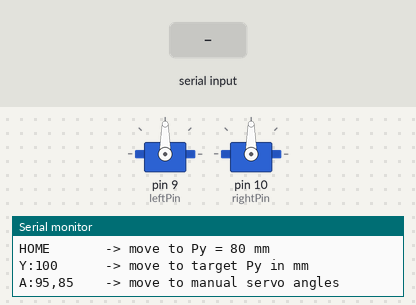
Recording of a sketch running on a simulated Arduino Uno, built with avr-gcc and run on an emulated ATmega328P. Parts: 2 × servo, the last lines printed to the serial monitor. The test bench sets the inputs (shaded band).

Above: at 1.2 s.
1.3 s: "A:,45\n" received over Serial
At 2.3 s:
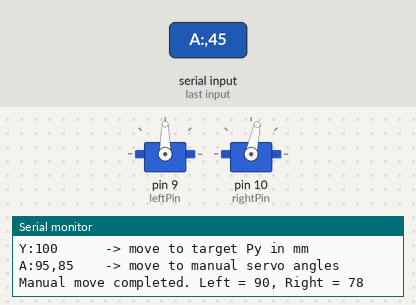
3.0 s: "HOME\n" received over Serial
At 3.5 s:
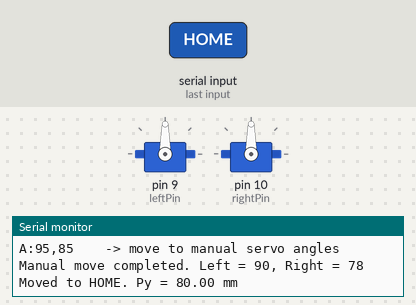
4.7 s: "Y:90\n" received over Serial
At 5.8 s:
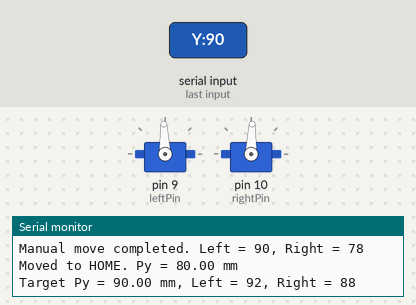
Timing chart, 0 to 7.7 s (numbered marks = the images above; inputs shaded):
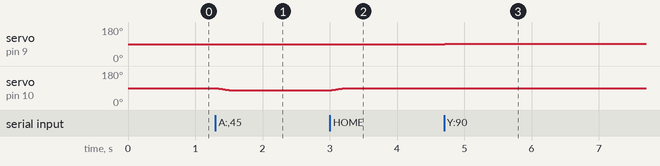

Measured:
- after the input at 1.3 s, servo on pin 10 (rightPin): moves from 90° to 78° over 0.22 s, starting at once
- after the input at 3.0 s, servo on pin 10 (rightPin): moves from 78° to 90° over 0.22 s, starting at once
- after the input at 4.7 s, servo on pin 9 (leftPin): 90° → 92° at once; servo on pin 10 (rightPin): 90° → 88° at once

The sketch:

sketch_may1a.ino
```cpp
#include <Servo.h>

Servo leftServo;
Servo rightServo;

const int leftPin = 9;
const int rightPin = 10;

// Current servo positions
int currentLeft = 90;
int currentRight = 90;

// Home position calibration
const int homeLeft = 90;
const int homeRight = 90;
const float homePy = 80.0;

// Safe workspace limits
const float minPy = 80.0;
const float maxPy = 120.0;

const int minLeft = 90;
const int maxLeft = 102;

const int minRight = 78;
const int maxRight = 90;

// Smooth motion speed
const int stepDelay = 20;

// Experimental calibration table
const int numberOfPoints = 4;

float pyTable[numberOfPoints] = {
  80.0,
  105.0,
  115.0,
  120.0
};

int leftTable[numberOfPoints] = {
  90,
  95,
  100,
  102
};

int rightTable[numberOfPoints] = {
  90,
  85,
  80,
  78
};

void setup() {
  Serial.begin(9600);

  leftServo.attach(leftPin);
  rightServo.attach(rightPin);

  moveSmooth(homeLeft, homeRight);

  Serial.println("Arduino ready.");
  Serial.println("Commands:");
  Serial.println("HOME       -> move to Py = 80 mm");
  Serial.println("Y:100      -> move to target Py in mm");
  Serial.println("A:95,85    -> move to manual servo angles");
}

void loop() {
  if (Serial.available()) {
    String data = Serial.readStringUntil('\n');
    data.trim();

    if (data.length() == 0) {
      return;
    }

    data.toUpperCase();

    if (data == "HOME") {
      moveToHome();
      return;
    }

    if (data.startsWith("Y:")) {
      float targetPy = data.substring(2).toFloat();
      moveToPy(targetPy);
      return;
    }

    if (data.startsWith("A:")) {
      moveToManualAngles(data.substring(2));
      return;
    }

    Serial.println("Invalid command.");
    Serial.println("Use HOME, Y:100, or A:95,85");
  }
}

void moveToHome() {
  moveSmooth(homeLeft, homeRight);

  Serial.print("Moved to HOME. Py = ");
  Serial.print(homePy);
  Serial.println(" mm");
}

void moveToPy(float targetPy) {
  targetPy = constrain(targetPy, minPy, maxPy);

  int targetLeft = interpolateServo(targetPy, pyTable, leftTable);
  int targetRight = interpolateServo(targetPy, pyTable, rightTable);

  targetLeft = constrain(targetLeft, minLeft, maxLeft);
  targetRight = constrain(targetRight, minRight, maxRight);

  moveSmooth(targetLeft, targetRight);

  Serial.print("Target Py = ");
  Serial.print(targetPy);
  Serial.print(" mm, Left = ");
  Serial.print(targetLeft);
  Serial.print(", Right = ");
  Serial.println(targetRight);
}

void moveToManualAngles(String angleData) {
  int commaIndex = angleData.indexOf(',');

  if (commaIndex < 0) {
    Serial.println("Wrong manual angle format. Use A:left,right");
    return;
  }

  int targetLeft = angleData.substring(0, commaIndex).toInt();
  int targetRight = angleData.substring(commaIndex + 1).toInt();

  targetLeft = constrain(targetLeft, minLeft, maxLeft);
  targetRight = constrain(targetRight, minRight, maxRight);

  moveSmooth(targetLeft, targetRight);

  Serial.print("Manual move completed. Left = ");
  Serial.print(targetLeft);
  Serial.print(", Right = ");
  Serial.println(targetRight);
}

int interpolateServo(float targetPy, float pyValues[], int servoValues[]) {
  if (targetPy <= pyValues[0]) {
    return servoValues[0];
  }

  if (targetPy >= pyValues[numberOfPoints - 1]) {
    return servoValues[numberOfPoints - 1];
  }

  for (int i = 0; i < numberOfPoints - 1; i++) {
    if (targetPy >= pyValues[i] && targetPy <= pyValues[i + 1]) {
      float ratio = (targetPy - pyValues[i]) / (pyValues[i + 1] - pyValues[i]);
      float servoAngle = servoValues[i] + ratio * (servoValues[i + 1] - servoValues[i]);
      return round(servoAngle);
    }
  }

  return servoValues[0];
}

void moveSmooth(int targetLeft, int targetRight) {
  while (currentLeft != targetLeft || currentRight != targetRight) {
    if (currentLeft < targetLeft) {
      currentLeft++;
    } else if (currentLeft > targetLeft) {
      currentLeft--;
    }

    if (currentRight < targetRight) {
      currentRight++;
    } else if (currentRight > targetRight) {
      currentRight--;
    }

    leftServo.write(currentLeft);
    rightServo.write(currentRight);

    delay(stepDelay);
  }
}
```
